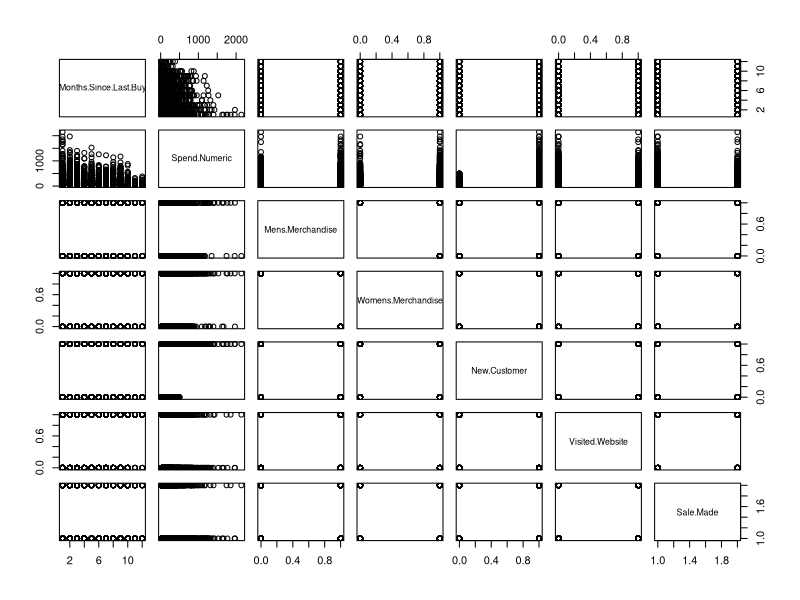
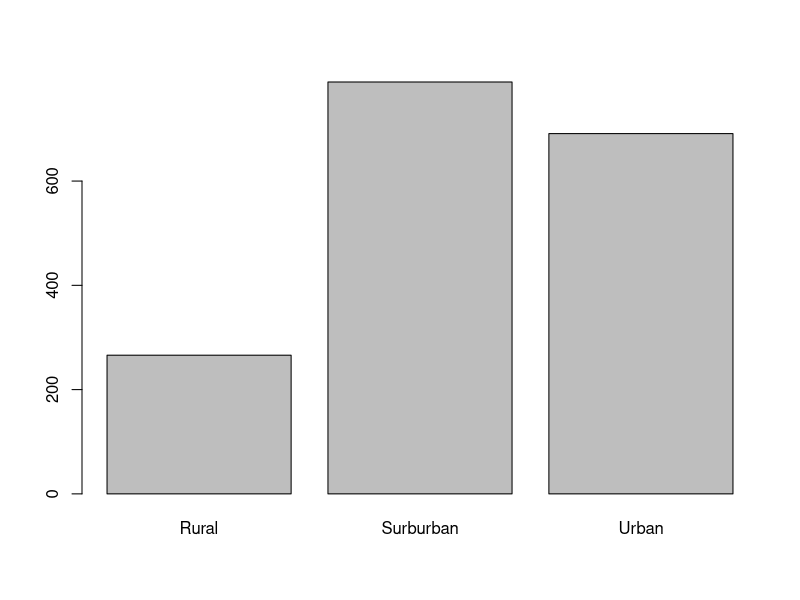
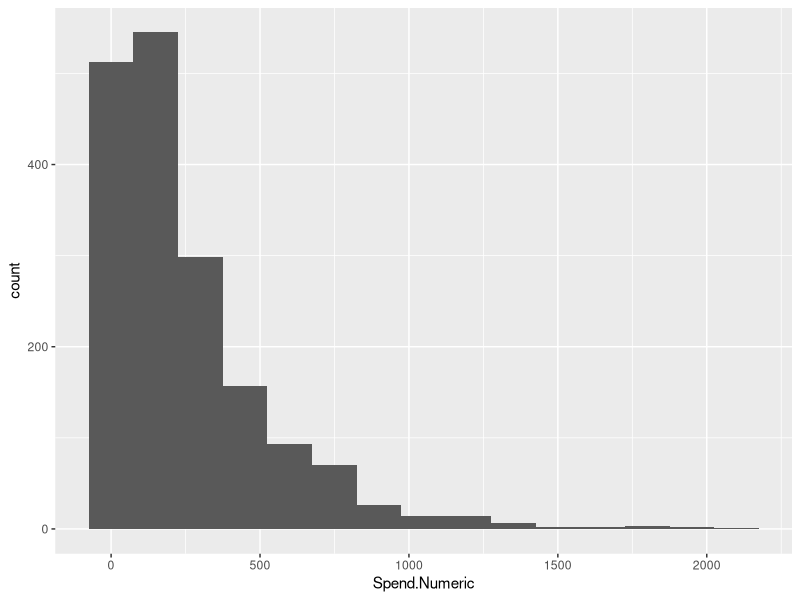
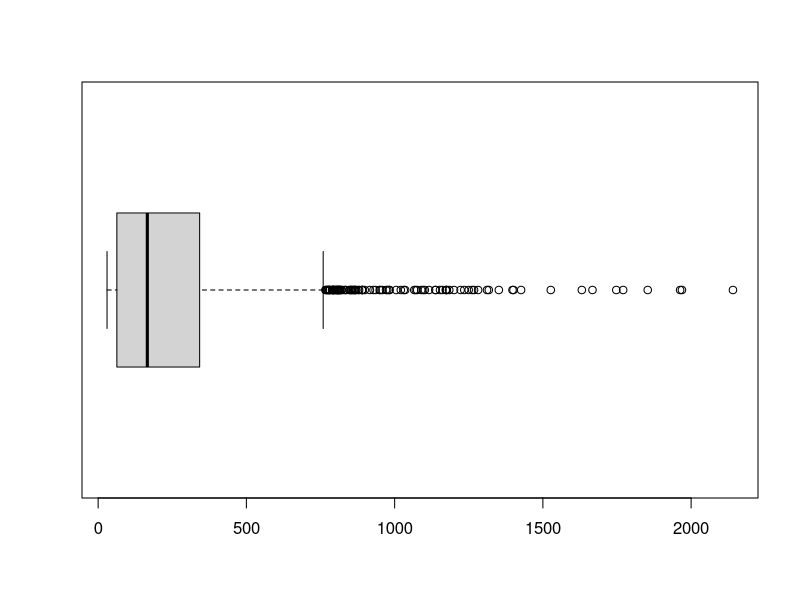
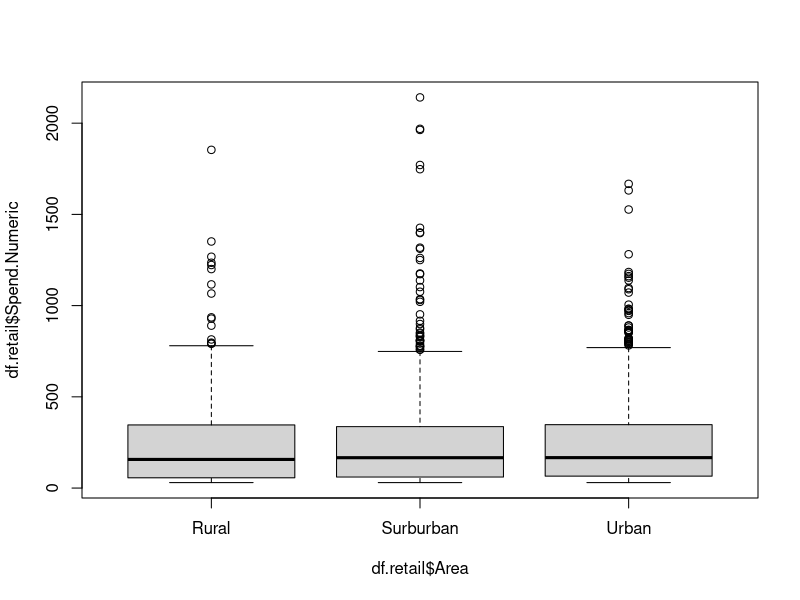

Write the R code that produced these figures, in order. (Note: this script raises an error after producing the figures.)
library(dplyr)
library(tidyr)
library(ggplot2)
library(corrplot)
library(caret)
df.retail <- read.csv("Retail_Case_Study_Data.csv")
str(df.retail)
table(df.retail$Purchase.Channel)
#take out the customer id 
df.retail = df.retail[,-1]
#convert spend category and dependent variable to factor
df.retail$Spend.Category<-as.factor(df.retail$Spend.Category)
df.retail$Sale.Made<-as.factor(df.retail$Sale.Made)
str(df.retail)
#see if any correlation between numeric variables
pairs(df.retail[,-c(2,6,8)])
# univariate analysis
barplot(xtabs(~df.retail$Area))
# most users are suburban which means they maybe based where the stores are located
ggplot(df.retail, aes(x=Spend.Numeric)) +
 geom_histogram(binwidth = 150)
boxplot(df.retail$Spend.Numeric, horizontal = TRUE)
#side by side boxplot
boxplot(df.retail$Spend.Numeric~ df.retail$Area)
# next is data modelling
#split the data into training and test
# create a list of 80% of the rows in the original dataset we can use for training 
validationIndex <- createDataPartition(df.retail$Sale.Made, p=0.80, list=FALSE) 
# select 20% of the data for training 
validation <- df.retail[-validationIndex,] 
# use the remaining 80% of data for training and testing the models 
dataset <- df.retail[validationIndex,]
str(dataset)
#create training harness
trainControl <- trainControl(method="cv", number=10)
metric <- "Accuracy"
# LG 
set.seed(7) 
fit.glm <- train(Sale.Made~., data=dataset, method="glm", metric=metric,preProc=c("center"), trControl=trainControl) 
# GLMNET
set.seed(7) 
fit.glmnet <- train(Sale.Made~., data=dataset, method="glmnet", metric=metric,preProc=c("center"),  trControl=trainControl) 
# LDA 
set.seed(7) 
fit.lda <- train(Sale.Made~., data=dataset, method="lda", metric=metric,preProc=c("center"),  trControl=trainControl) 
# CART 
set.seed(7) 
fit.cart <- train(Sale.Made~., data=dataset, method="rpart", metric=metric,preProc=c("center"),  trControl=trainControl) 
# KNN 
set.seed(7) 
fit.knn <- train(Sale.Made~., data=dataset, method="knn", metric=metric,preProc=c("center"),  trControl=trainControl) 
# NB 
set.seed(7) 
fit.nb <- train(Sale.Made~., data=dataset, method="nb", metric=metric, trControl=trainControl) 
# CART 
set.seed(7) 
fit.cart <- train(Sale.Made~., data=dataset, method="rpart", metric=metric, trControl=trainControl)
# Compare algorithms 
results <- resamples(list(LG=fit.glm, LDA=fit.lda, GLMNET=fit.glmnet, KNN=fit.knn, CART=fit.cart, NB=fit.nb)) 
summary(results) 
pred <- predict(fit.glm,newdata =training[-10],type ='response')
y_pred<- ifelse(pred > 0.5,1,0)
cm <- table(y_pred,training$sal)
table(y_pred)
#head(training[10])
